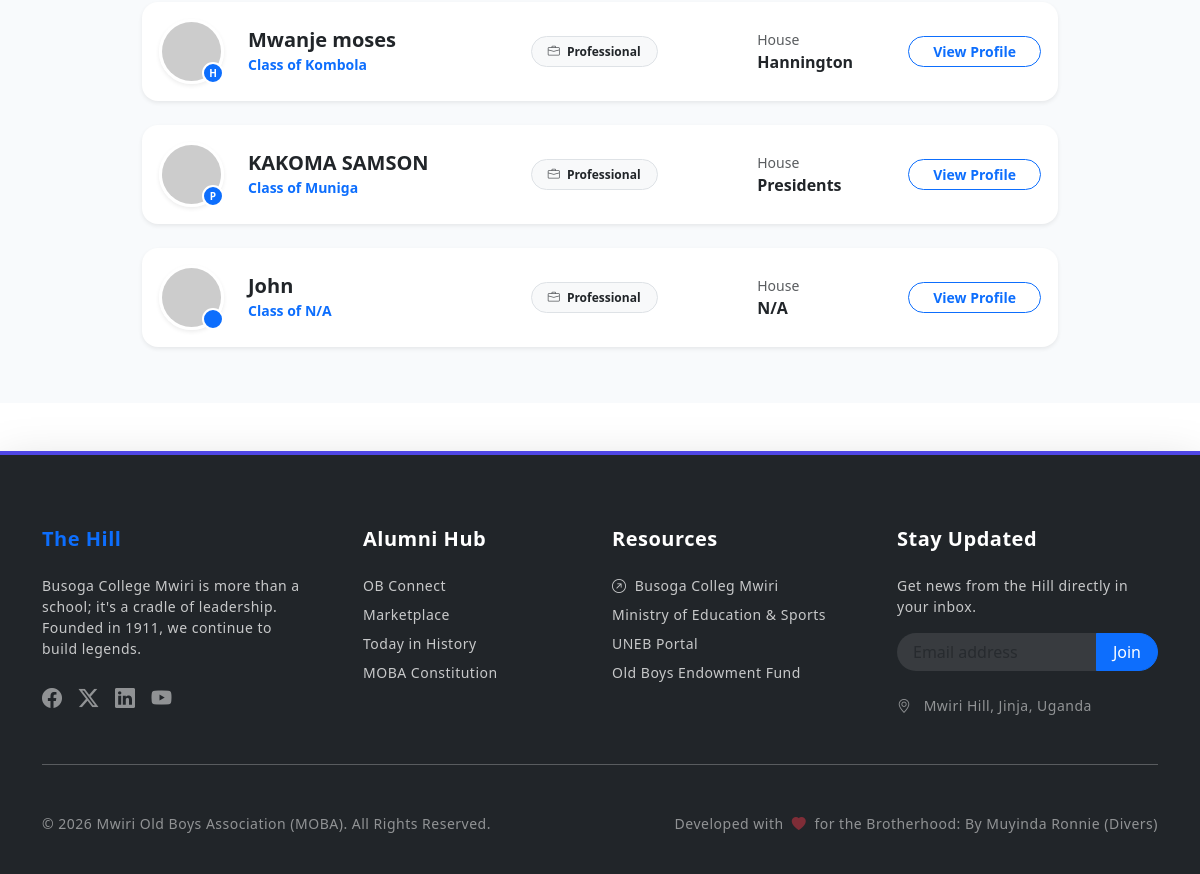
/connect/ob-connect/ (signed in, lower part), run on an earlier commit of the app's database.
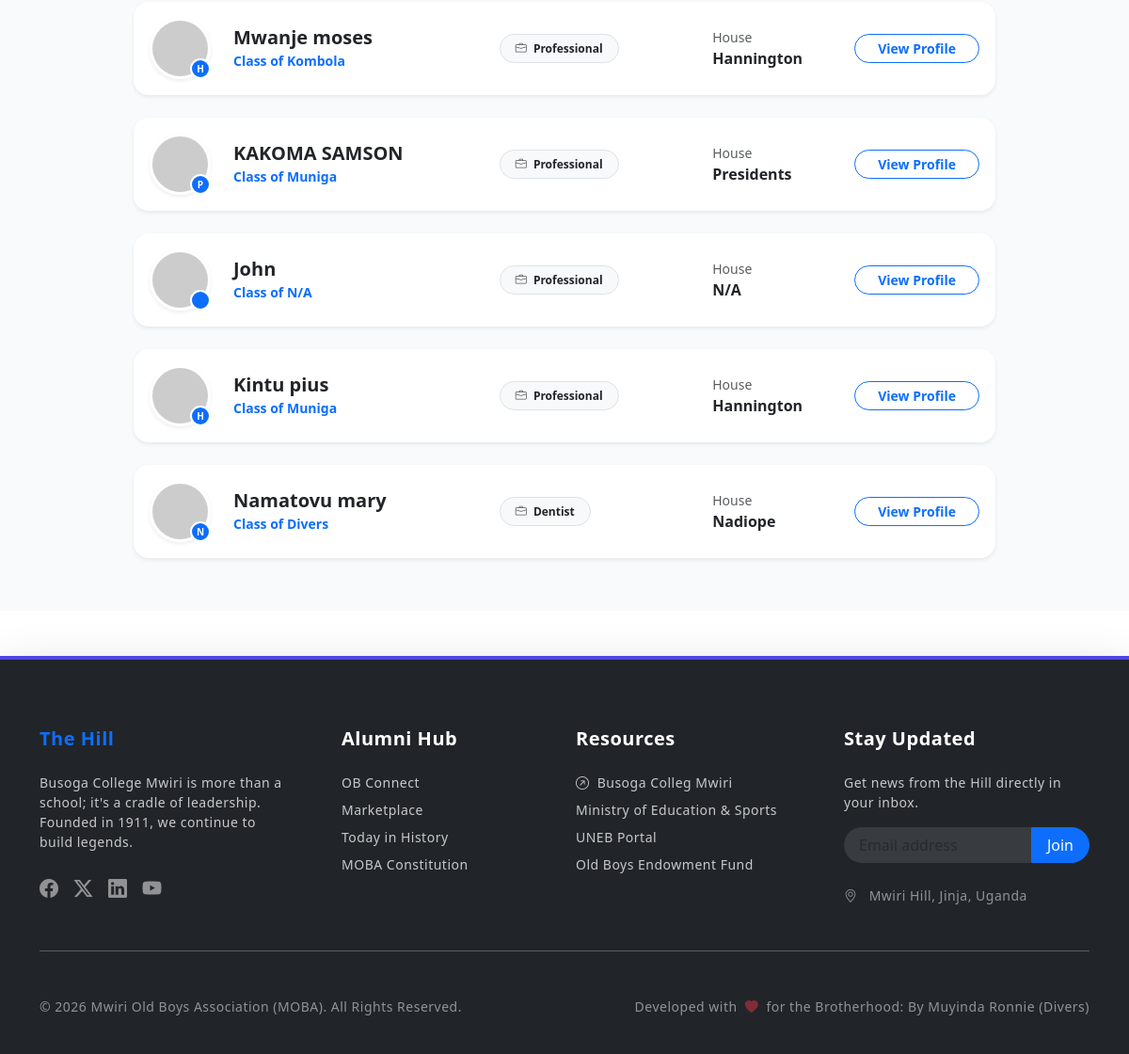
And on a later commit of the database.
### users/models.py (models this page shows, shortened)
class User(AbstractUser):
    class Role(models.TextChoices):
        PUBLIC = "PUBLIC", "Public"
        SUBSCRIBER = "SUBSCRIBER", "Subscriber"
        ADMIN = "ADMIN", "Admin"
    base_role = Role.PUBLIC
    role = models.CharField(max_length=50, choices=Role.choices, default=base_role)
    cohort = models.ForeignKey('organisation.Cohort', on_delete=models.SET_NULL, null=True, blank=True)
    house = models.ForeignKey('organisation.House', on_delete=models.SET_NULL, null=True, blank=True)
    phone_number = models.CharField(max_length=20)
    linkedin_profile = models.URLField(blank=True)
    website = models.URLField(blank=True)
    address = models.CharField(max_length=255, blank=True)
    profession = models.ForeignKey('organisation.Profession', on_delete=models.SET_NULL, null=True, blank=True)
    whatsapp_contact = models.CharField(max_length=20, blank=True)
    x_account = models.URLField(blank=True)
    tiktok_account = models.URLField(blank=True)
    youtube_account = models.URLField(blank=True)
    facebook_account = models.URLField(blank=True)

### organisation/models.py (models this page shows, shortened)
class House(models.Model):
    name = models.CharField(max_length=255)

class Cohort(models.Model):
    name = models.CharField(max_length=255)

class Profession(models.Model):
    name = models.CharField(max_length=255, unique=True)

### connect/views.py (the view)
# urls.py: path('ob-connect/', views.ob_connect, name='ob_connect'),
@login_required
def ob_connect(request):
    users = User.objects.all()
    cohorts = Cohort.objects.all()
    professions = Profession.objects.all()
    houses = House.objects.all()
    name_query = request.GET.get('name')
    cohort_query = request.GET.get('cohort')
    profession_query = request.GET.get('profession')
    house_query = request.GET.get('house')
    if name_query:
        users = users.filter(first_name__icontains=name_query) | users.filter(last_name__icontains=name_query)
    if cohort_query:
        users = users.filter(cohort_id=cohort_query)
    if profession_query:
        users = users.filter(profession_id=profession_query)
    if house_query:
        users = users.filter(house_id=house_query)
    context = {
        'users': users,
        'cohorts': cohorts,
        'professions': professions,
        'houses': houses,
    }
    return render(request, 'connect/ob_connect.html', context)

### connect/templates/connect/ob_connect.html (shortened to what this page needs)
{% extends "base.html" %}
{% block content %}
<div class="container-fluid py-5 px-lg-5" style="background-color: #f8fafc; min-height: 100vh;">
    <div class="row justify-content-center">
        <div class="col-xl-10">
            <div class="list-group gap-3">
                {% for user in users %}
                <div class="list-group-item border-0 shadow-sm rounded-4 alumni-list-item p-3 mb-2">
                    <div class="row align-items-center">
                        <div class="col-auto">
                            <div class="position-relative">
                                <img src="{% if user.profile.profile_picture %}{{ user.profile.profile_picture.url }}{% else %}https://ui-avatars.com/api/?name={{ user.username }}&background=4f46e5&color=fff&size=100{% endif %}"
                                     class="rounded-circle border border-3 border-white shadow-sm" width="65" height="65" alt="Avatar">
                                <div class="house-indicator-sm bg-primary" title="House: {{ user.house.name }}">{{ user.house.name|slice:":1" }}</div>
                            </div>
                        </div>
                        <div class="col">
                            <h5 class="fw-bold mb-0 text-dark">{{ user.get_full_name|default:user.username }}</h5>
                            <span class="text-primary small fw-bold">Class of {{ user.cohort.name|default:"N/A" }}</span>
                        </div>
                        <div class="col-md-3 d-none d-md-block">
                            <span class="badge bg-light text-dark rounded-pill px-3 py-2 border small">
                                <i class="bi bi-briefcase me-1 text-muted"></i> {{ user.profession.name|default:"Professional" }}
                            </span>
                        </div>
                        <div class="col-md-2 d-none d-lg-block">
                            <small class="text-muted d-block">House</small>
                            <span class="fw-bold text-dark">{{ user.house.name|default:"N/A" }}</span>
                        </div>
                        <div class="col-auto">
                            <a href="{% url 'view_ob' user.id %}" class="btn btn-outline-primary rounded-pill px-4 btn-sm fw-bold">
                                View Profile
                            </a>
                        </div>
                    </div>
                </div>
                {% endfor %}
            </div>
        </div>
    </div>
</div>
{% endblock %}

### core/templates/base.html (shortened to what this page needs)
<!DOCTYPE html>
<html lang="en">
<head>
    <link rel="stylesheet" href="https://cdn.jsdelivr.net/npm/bootstrap@5.3.0/dist/css/bootstrap.min.css">
    <link rel="stylesheet" href="https://cdnjs.cloudflare.com/ajax/libs/font-awesome/6.4.0/css/all.min.css">
    <link rel="stylesheet" href="https://cdn.jsdelivr.net/npm/bootstrap-icons@1.11.1/font/bootstrap-icons.css">
</head>
<body>
    <main>
        {% block content %}
        {% endblock %}
    </main>
    {% include 'footer.html' %}
</body>
</html>

### core/templates/footer.html (shortened to what this page needs)
<footer class="bg-dark text-white pt-5 pb-3 mt-5 shadow-lg" style="border-top: 4px solid #4f46e5;">
    <div class="container py-4">
        <div class="row g-4">
            <div class="col-lg-3 col-md-6">
                <h5 class="fw-bold mb-4 text-primary">The Hill</h5>
                <p class="small opacity-75 mb-4">
                    Busoga College Mwiri is more than a school; it's a cradle of leadership. Founded in 1911, we continue to build legends.
                </p>
                <div class="d-flex gap-3">
                    <a href="#" class="text-white opacity-50 hover-opacity-100"><i class="bi bi-facebook fs-5"></i></a>
                    <a href="#" class="text-white opacity-50 hover-opacity-100"><i class="bi bi-twitter-x fs-5"></i></a>
                    <a href="#" class="text-white opacity-50 hover-opacity-100"><i class="bi bi-linkedin fs-5"></i></a>
                    <a href="#" class="text-white opacity-50 hover-opacity-100"><i class="bi bi-youtube fs-5"></i></a>
                </div>
            </div>
            <div class="col-lg-3 col-md-6 ps-lg-5">
                <h5 class="fw-bold mb-4 text-white">Alumni Hub</h5>
                <ul class="list-unstyled small">
                    <li class="mb-2"><a href="{% url 'ob_connect' %}" class="text-decoration-none text-white opacity-75 hover-link">OB Connect</a></li>
                    <li class="mb-2"><a href="{% url 'products' %}" class="text-decoration-none text-white opacity-75 hover-link">Marketplace</a></li>
                    <li class="mb-2"><a href="{% url 'history' %}" class="text-decoration-none text-white opacity-75 hover-link">Today in History</a></li>
                    <li class="mb-2"><a href="#" class="text-decoration-none text-white opacity-75 hover-link">MOBA Constitution</a></li>
                </ul>
            </div>
            <div class="col-lg-3 col-md-6">
                <h5 class="fw-bold mb-4 text-white">Resources</h5>
                <ul class="list-unstyled small">
                    <li class="mb-2">
                        <a href="https://mwiri.sc.ug/" target="_blank" class="text-decoration-none text-white opacity-75 hover-link">
                            <i class="bi bi-arrow-up-right-circle me-1"></i> Busoga Colleg Mwiri
                        </a>
                    </li>
                    <li class="mb-2">
                        <a href="https://www.education.go.ug/" target="_blank" class="text-decoration-none text-white opacity-75 hover-link">
                            Ministry of Education & Sports
                        </a>
                    </li>
                    <li class="mb-2">
                        <a href="#" class="text-decoration-none text-white opacity-75 hover-link">UNEB Portal</a>
                    </li>
                    <li class="mb-2">
                        <a href="#" class="text-decoration-none text-white opacity-75 hover-link">Old Boys Endowment Fund</a>
                    </li>
                </ul>
            </div>
            <div class="col-lg-3 col-md-6">
                <h5 class="fw-bold mb-4 text-white">Stay Updated</h5>
                <p class="small opacity-75">Get news from the Hill directly in your inbox.</p>
                <div class="input-group mb-3">
                    <input type="email" class="form-control bg-secondary border-0 text-white small rounded-start-pill px-3" placeholder="Email address" style="background: rgba(255,255,255,0.1) !important;">
                    <button class="btn btn-primary rounded-end-pill px-3" type="button">Join</button>
                </div>
                <div class="small opacity-50 mt-4">
                    <i class="bi bi-geo-alt me-2"></i> Mwiri Hill, Jinja, Uganda
                </div>
            </div>
        </div>
        <hr class="my-5 opacity-10">
        <div class="row align-items-center">
            <div class="col-md-6 text-center text-md-start">
                <p class="small mb-0 opacity-50">&copy; {% now "Y" %} Mwiri Old Boys Association (MOBA). All Rights Reserved.</p>
            </div>
            <div class="col-md-6 text-center text-md-end mt-3 mt-md-0">
                <p class="small mb-0 opacity-50">Developed with <i class="bi bi-heart-fill text-danger mx-1"></i> for the Brotherhood: By Muyinda Ronnie (Divers)</p>
            </div>
        </div>
    </div>
</footer>

### connect/templates/connect/ob_connect.html (style rules this page uses)
.alumni-list-item { background: #ffffff; transition: all 0.2s ease-in-out; border: 1px solid transparent !important; }
.house-indicator-sm { position: absolute; bottom: 0; right: 0; width: 22px; height: 22px; border-radius: 50%; display: flex; align-items: center; justify-content: center; font-size: 10px; font-weight: bold; color: white; border: 2px solid white; }

### core/templates/footer.html (style rules this page uses)
.hover-link { transition: 0.3s; }
footer { letter-spacing: 0.5px; }
a { transition: all 0.3s ease; }

What changed in the data, as far as the page shows it:
added User: house.name "H", get_full_name "Kintu pius", cohort.name "Muniga", profession.name "Professional", house.name "Hannington"
added User: house.name "N", get_full_name "Namatovu mary", cohort.name "Divers", profession.name "Dentist", house.name "Nadiope"
